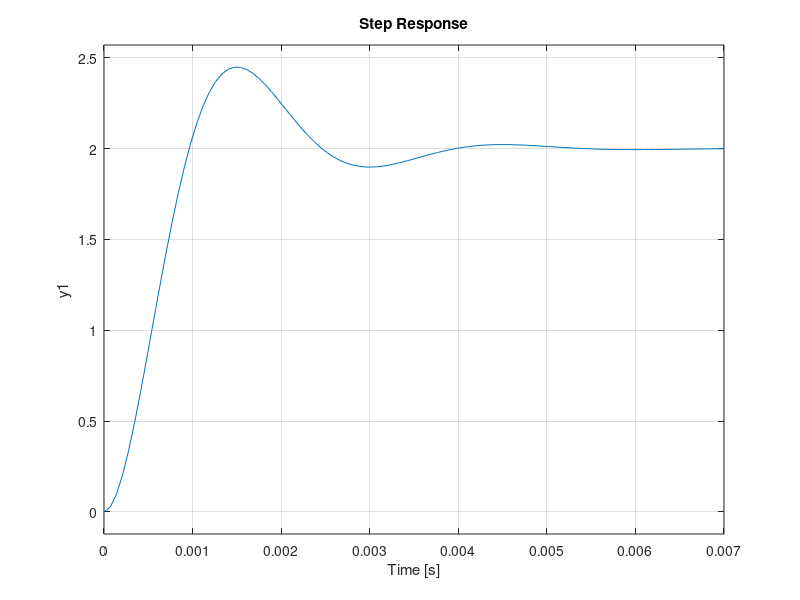

Here is the MATLAB script that generated this plot:
close all; clear all; history -c; clc;
pkg load control;

yss = 2;
ymax = 2.45;
K = yss;

% Se calcula Mp para poder obtener psita:
Mp = (ymax-yss)/yss;
psita = sqrt(log(Mp)^2/(pi^2 + log(Mp)^2)) % psita = 0.4289

% Con el tiempo pico se puede obtener Wn:
Td = 0.5*10^-3;
Tp = 1.5*10^-3;
Wn = pi/(Tp*sqrt(1-0.4289^2)) % Wn = 3477.7

% Por ultimo se arma la F(s)
F = tf([K*Wn^2], [1 2*psita*Wn Wn^2]) %F.inputdelay = Td;
step(F)
